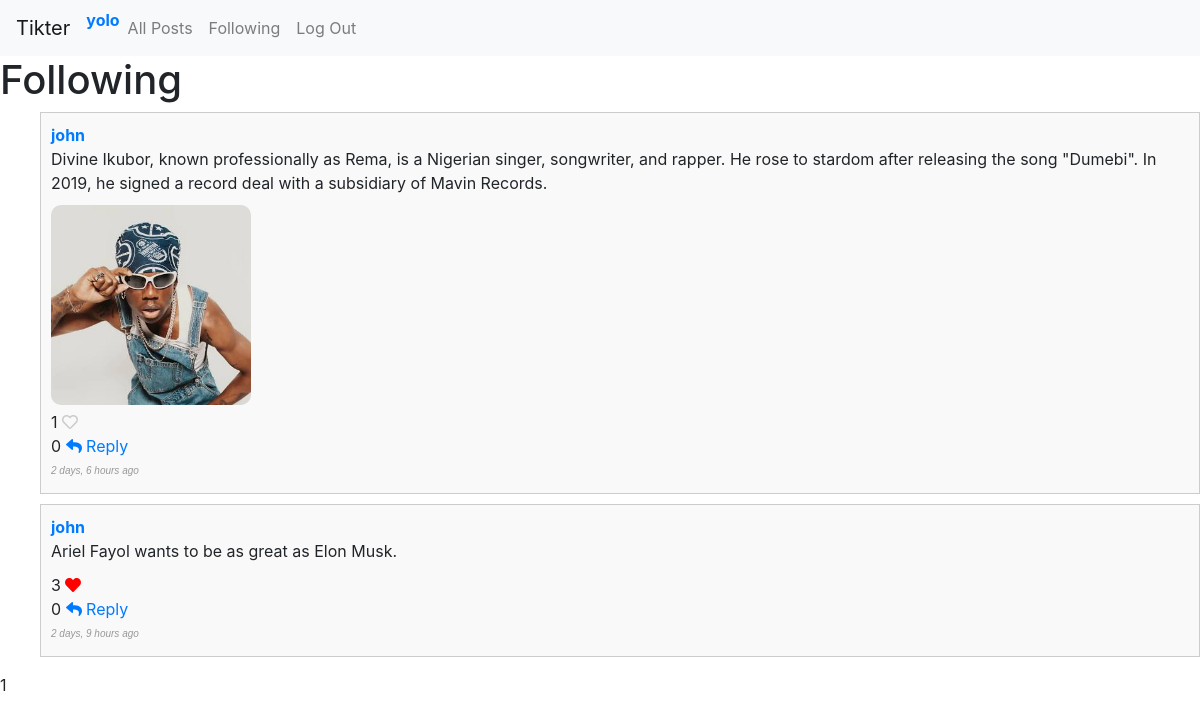
Before: /following (signed in) with the older database file.
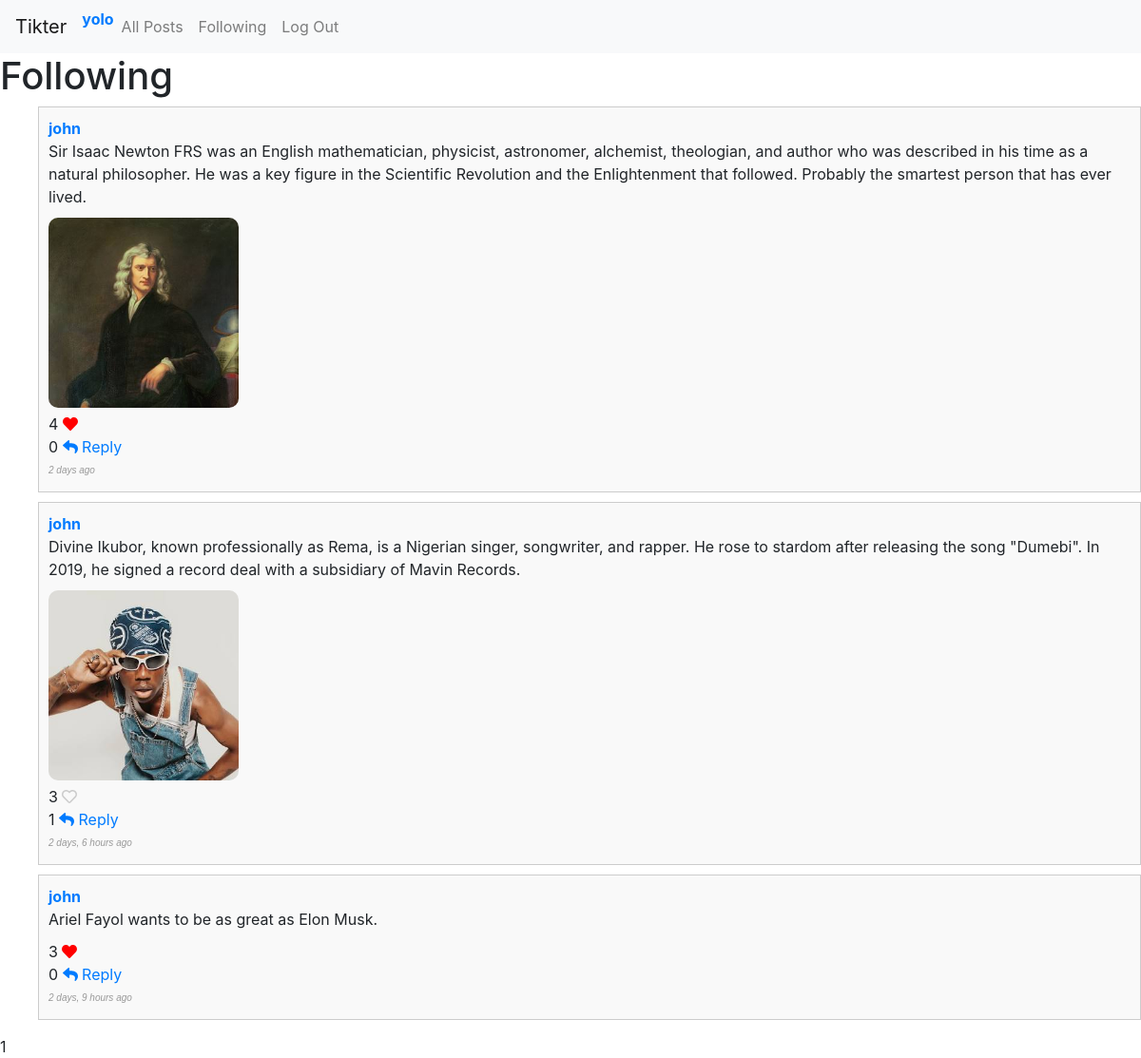
After: the same page with the newer database file.
### network/models.py (models this page shows, shortened)
class Post(models.Model):
    user = models.ForeignKey(User, on_delete=models.CASCADE, related_name='posts')
    content = models.TextField()
    timestamp = models.DateTimeField(auto_now_add=True)
    image = models.ImageField(upload_to='network/images/post_images/', blank=True, null=True)
    likes = models.ManyToManyField(User, related_name='liked_posts', blank=True)
    def num_likes(self):
        return self.likes.count()
    def num_replies(self):
        return self.replies.count()

class User(AbstractUser):
    pass

### network/views.py (the view)
# urls.py: path('following', views.following, name='following'),
@login_required(login_url='network:login')
def following(request):
    following_users = request.user.following.values_list('followed_user__id', flat=True)
    posts = Post.objects.filter(user__in=following_users).order_by('-timestamp')
    paginator = Paginator(posts, 10)
    page_number = request.GET.get('page', 1)
    page = paginator.get_page(page_number)
    context = {'page': page}
    return render(request, 'network/following.html', context)

### network/templates/network/following.html (shortened to what this page needs)
{% extends 'network/layout.html' %}
{% block body %}
    <h1>Following</h1>
    <ul>
        {% for post in page%}
            {% include 'network/post_display.html' with post=post user=user %}
        {% endfor %}
    </ul>
    <div class="pagination">
        <span class="step-links">
        <span class="current-page">{{ page.number }}</span>
        </span>
    </div>
{% endblock %}

### network/templates/network/post_display.html (shortened to what this page needs)
<li class="post-li" data-post-id="{{ post.id }}">
    <div class="post-section">
    <a class="user-link il" href="{% url 'network:profile' username=post.user.username%}"><strong>{{ post.user.username }}</strong></a>
    <p class="p-content">{{ post.content }}</p>
    <div class="image-container">
        {% if post.image %}
            <img src="{{ post.image.url }}" alt="Post Image" class="post-image">
        {% endif %}
    </div>
    {% if user.is_authenticated %}
        <p>
            <div>
            <span class="like-count">{{ post.num_likes }}</span>
            <span class="like-button il" data-post-id="{{ post.id }}" >
                {% if post in user.liked_posts.all %}
                    <i class="heart-icon fas fa-heart liked"></i>
                {% else %}
                    <i class="heart-icon far fa-heart"></i>
                {% endif %}
            </span>
            </div>
            <span class="post-reply-count">{{ post.num_replies }}</span>
            <a href="#" class="reply-icon">
                <i class="fa fa-reply" href="{% url 'network:post' post_id=post.id %}"></i> Reply
            </a>
        </p>
    {% else %}
        <p><i class="far fa-heart"></i> <span class="like-count">{{ post.num_likes }} </span></p>
    {% endif %}
    <p class="timestamp">{{ post.timestamp|timesince }} ago</p>
    </div>
</li>

Changed rows visible on the page:
added Post: user.username "john", content "Sir Isaac Newton FRS was an English mathematician, physicist, astronomer, alchemist, theologian, and author who was described in his time as a natural philosopher. He was a key figure in the Scientific Revolution and the Enlightenment that followed. Probably the smartest person that has ever lived.", image (picture), num_likes "4", num_replies "0", timestamp "2 days"
computed for Post "2 days, 6 hours": num_likes "1" → "3"; num_replies "0" → "1"
